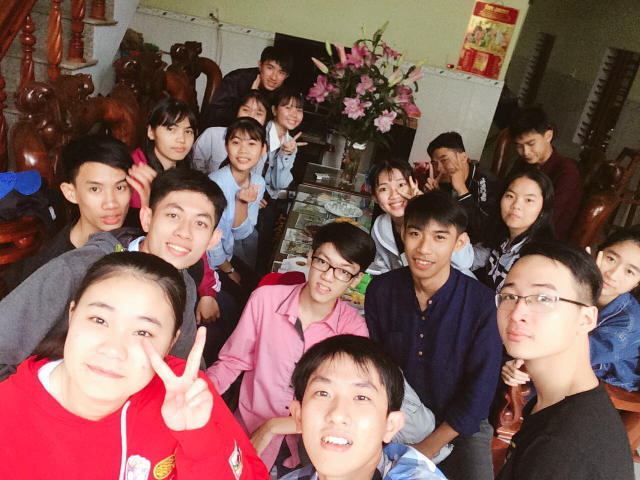
#> input picture Test.jpg, 1280 x 960 px, given in place of the camera (shown at 1/2 size)
$ python TestColor.py
#> lines starting #> are read from the running program, lines starting #| are printed output that depends on the picture; after the words box and inside, x2 and y2 are one past the last pixel; in counts of white or black regions, pixels touching at a corner belong together
import cv2
import numpy as np
import pandas as pd

frameWidth = 300
frameHeight = 480
cap = cv2.VideoCapture(0)
cap.set(3, frameWidth)
cap.set(4, frameHeight)

def empty(a):
    pass

cv2.namedWindow("HSV")
cv2.resizeWindow("HSV",640,240)
cv2.createTrackbar("HUE Min","HSV",0,179,empty)
#> slider 'HUE Min' is set to 35
cv2.createTrackbar("HUE Max","HSV",179,179,empty)
cv2.createTrackbar("SAT Min","HSV",0,255,empty)
#> slider 'SAT Min' is set to 51
cv2.createTrackbar("SAT Max","HSV",255,255,empty)
cv2.createTrackbar("VALUE Min","HSV",0,255,empty)
#> slider 'VALUE Min' is set to 51
cv2.createTrackbar("VALUE Max","HSV",255,255,empty)

while True:

    _, img = cap.read(0)
#> img is the input picture: shape (960, 1280, 3); mean B, G, R 88.4, 94.3, 129.2
    imgHsv = cv2.cvtColor(img,cv2.COLOR_BGR2HSV)
#> imgHsv: shape (960, 1280, 3); mean H, S, V 49.9, 105, 131.7

    h_min = cv2.getTrackbarPos("HUE Min","HSV")
    h_max = cv2.getTrackbarPos("HUE Max", "HSV")
    s_min = cv2.getTrackbarPos("SAT Min", "HSV")
    s_max = cv2.getTrackbarPos("SAT Max", "HSV")
    v_min = cv2.getTrackbarPos("VALUE Min", "HSV")
    v_max = cv2.getTrackbarPos("VALUE Max", "HSV")
    print(h_min)

    lower = np.array([h_min,s_min,v_min])
    upper = np.array([h_max,s_max,v_max])
    mask = cv2.inRange(imgHsv,lower,upper)
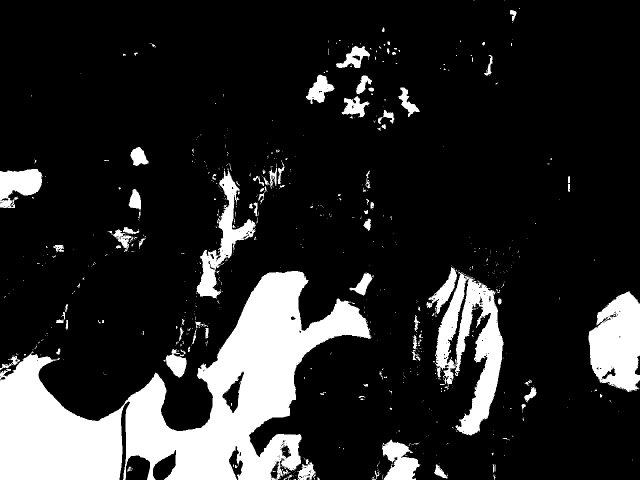
#> mask: shape (960, 1280) (shown at 1/2 size); 16.1% white; 701 white regions (601 under 20 px), largest, box (x1, y1, x2, y2) and area: (0, 542, 743, 960) 125574, (870, 544, 1007, 871) 19546, (1177, 583, 1280, 784) 15326
    result = cv2.bitwise_and(img,img, mask = mask)
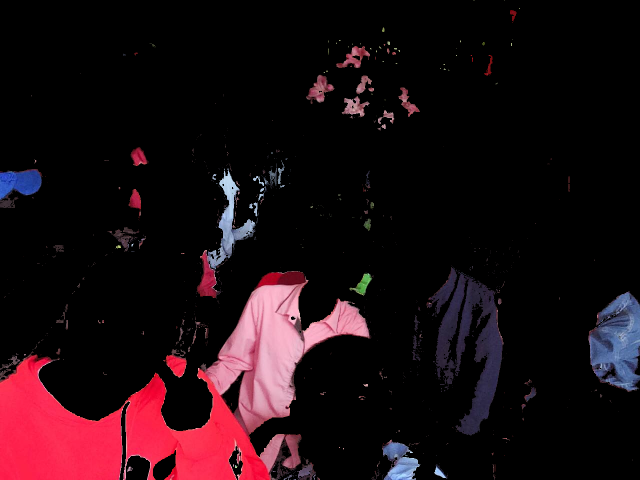
#> result: shape (960, 1280, 3) (shown at 1/2 size); mean B, G, R 17.3, 12.3, 28.9

    mask = cv2.cvtColor(mask, cv2.COLOR_GRAY2BGR)
    hStack = np.hstack([img,mask,result])
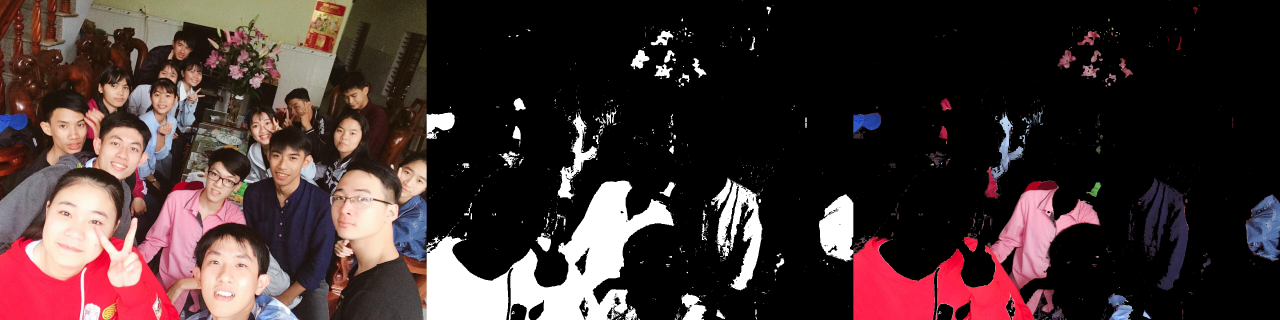
#> hStack: shape (960, 3840, 3) (shown at 1/3 size); mean B, G, R 48.9, 49.2, 66.4
    # [4 lines of commented-out code are left out]
    cv2.imshow('Horizontal Stacking', hStack)
    if cv2.waitKey(1) & 0xFF == ord('q'):
#> (key q is pressed here)
        break

cap.release()
cv2.destroyAllWindows()

$ run again, on 1.jpg
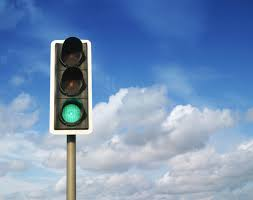
#> input picture 1.jpg, 253 x 200 px, given in place of the camera
#> img is the input picture: shape (200, 253, 3); mean B, G, R 185, 146.7, 118.3
#> imgHsv: shape (200, 253, 3); mean H, S, V 101.7, 99.5, 186.5
#> `mask = cv2.inRange(imgHsv,lower,upper)`:
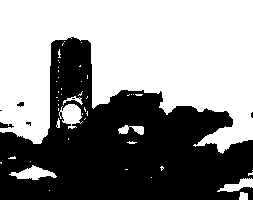
#> mask: shape (200, 253); 54.9% white; 7 black regions (4 under 20 px), largest, box (x1, y1, x2, y2) and area: (0, 37, 253, 200) 22704, (0, 122, 14, 128) 49, (17, 102, 24, 107) 24
#> `hStack = np.hstack([img,mask,result])`:
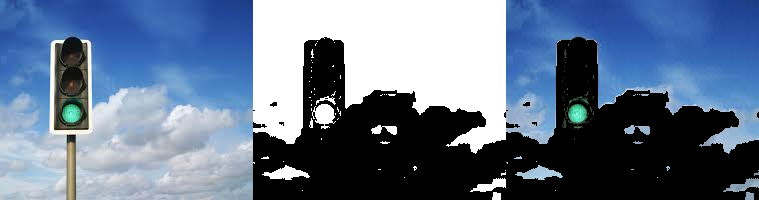
#> hStack: shape (200, 759, 3); mean B, G, R 141.8, 117.5, 99.9

$ run again, on people.jpg
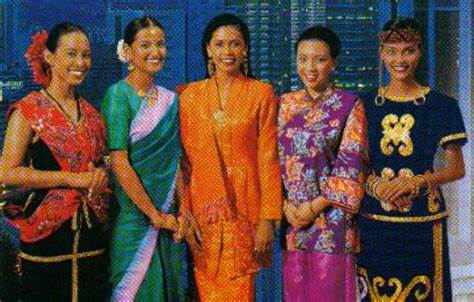
#> input picture people.jpg, 474 x 302 px, given in place of the camera
#> img is the input picture: shape (302, 474, 3); mean B, G, R 65.3, 72.3, 95.9
#> imgHsv: shape (302, 474, 3); mean H, S, V 67.2, 166.8, 118.4
#> `mask = cv2.inRange(imgHsv,lower,upper)`:
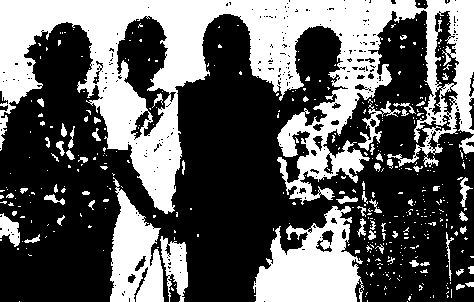
#> mask: shape (302, 474); 37.9% white; 419 white regions (356 under 20 px), largest, box (x1, y1, x2, y2) and area: (0, 0, 474, 214) 38016, (253, 206, 364, 302) 6439, (110, 177, 164, 302) 4066
#> `hStack = np.hstack([img,mask,result])`:
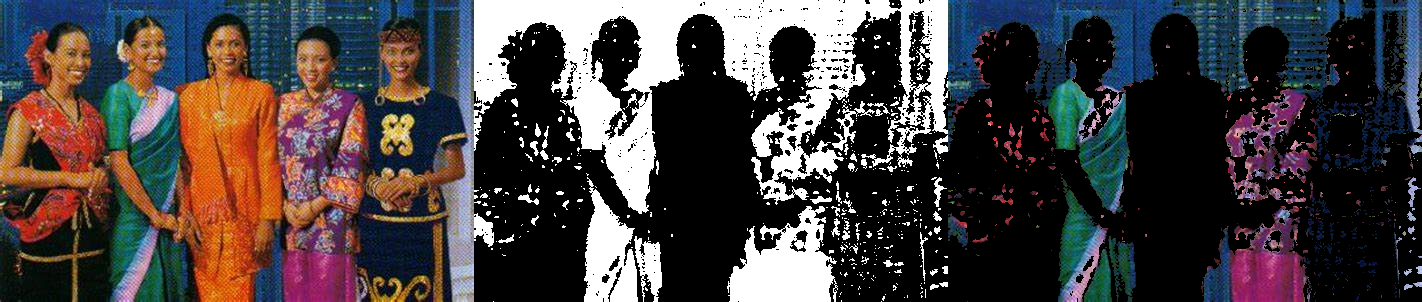
#> hStack: shape (302, 1422, 3); mean B, G, R 66.2, 65.2, 71.3
